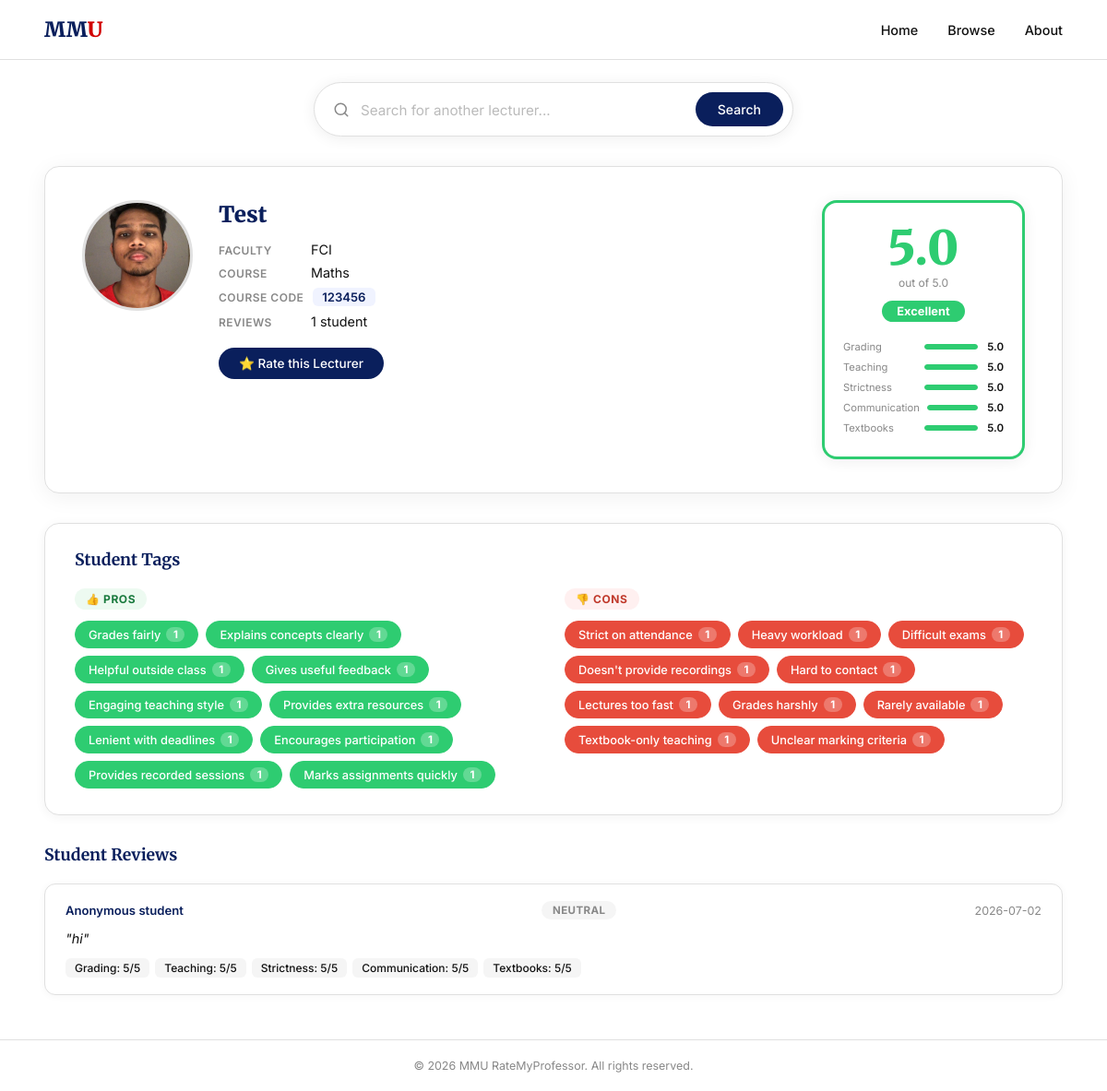
The app's page /lecturer/1 (signed in) with its own data.
### tables this page shows
CREATE TABLE lecturers (
            id         INTEGER PRIMARY KEY AUTOINCREMENT,
            name       TEXT NOT NULL,
            faculty_id INTEGER NOT NULL,
            image      TEXT,
            FOREIGN KEY (faculty_id) REFERENCES faculties(id)
        );

CREATE TABLE tags (
            id    INTEGER PRIMARY KEY AUTOINCREMENT,
            label TEXT NOT NULL UNIQUE,
            type  TEXT NOT NULL CHECK(type IN ('pro', 'con'))
        );

CREATE TABLE ratings (
            id            INTEGER PRIMARY KEY AUTOINCREMENT,
            lecturer_id   INTEGER NOT NULL,
            student_id    TEXT NOT NULL,
            comment       TEXT,
            submitted_at  DATETIME DEFAULT CURRENT_TIMESTAMP,
            FOREIGN KEY (lecturer_id) REFERENCES lecturers(id)
        );

### app.py (the view)
@app.route("/lecturer/<int:lecturer_id>")
def profile_page(lecturer_id):
    lecturer = get_one_lecturer(lecturer_id)
    if lecturer is None:
        return "Lecturer not found", 404
    conn = connect_db()
    reviews = conn.execute("""
        SELECT
            r.id, r.student_id, r.comment, r.submitted_at,
            MAX(CASE WHEN rc.name = 'grading'       THEN rs.score END) AS grading,
            MAX(CASE WHEN rc.name = 'teaching'      THEN rs.score END) AS teaching,
            MAX(CASE WHEN rc.name = 'strictness'    THEN rs.score END) AS strictness,
            MAX(CASE WHEN rc.name = 'communication' THEN rs.score END) AS communication,
            MAX(CASE WHEN rc.name = 'textbooks'     THEN rs.score END) AS textbooks,
            ra.sentiment,
            ra.sentiment_score
        FROM ratings r
        LEFT JOIN rating_scores     rs ON r.id        = rs.rating_id
        LEFT JOIN rating_categories rc ON rs.category_id = rc.id
        LEFT JOIN rating_analysis   ra ON r.id        = ra.rating_id
        WHERE r.lecturer_id = ?
        GROUP BY r.id
        ORDER BY r.submitted_at DESC
    """, (lecturer_id,)).fetchall()
    current_student = session.get("student_id")
    tags = conn.execute("""
        SELECT
            t.id,
            t.label,
            t.type,
            COUNT(tv.id) AS vote_count,
            MAX(CASE WHEN tv.student_id = ? THEN 1 ELSE 0 END) AS voted
        FROM tags t
        LEFT JOIN tag_votes tv ON t.id = tv.tag_id AND tv.lecturer_id = ?
        GROUP BY t.id
        ORDER BY t.type DESC, vote_count DESC
    """, (current_student or "", lecturer_id)).fetchall()
    conn.close()
    pros = [t for t in tags if t["type"] == "pro"]
    cons = [t for t in tags if t["type"] == "con"]
    return render_template("profile.html", lecturer=lecturer, reviews=reviews,
                           pros=pros, cons=cons, is_student=is_student())

### app.py (called while the page is built)
def connect_db():
    conn = sqlite3.connect(DB_FILE)
    conn.row_factory = sqlite3.Row
    return conn

def is_student():
    return "student_id" in session

### templates/profile.html (shortened to what this page needs)
<!DOCTYPE html>
<html lang="en">
<head>
  <link rel="stylesheet" href="/static/styles.css" />
</head>
<body>
  <header class="navbar">
    <div class="nav-logo">
      <a href="/" style="text-decoration:none;"><span class="mm">MM</span><span class="u">U</span></a>
    </div>
    <nav class="nav-links">
      <a href="/">Home</a>
      <a href="#">Browse</a>
      <a href="#">About</a>
    </nav>
  </header>
  <div class="profile-search-row">
    <div class="search-bar profile-search-bar" id="profile-search-bar">
      <svg class="search-icon" xmlns="http://www.w3.org/2000/svg" viewBox="0 0 24 24" fill="none"
        stroke="currentColor" stroke-width="2" stroke-linecap="round" stroke-linejoin="round">
        <circle cx="11" cy="11" r="8" /><line x1="21" y1="21" x2="16.65" y2="16.65" />
      </svg>
      <div class="autocomplete-wrapper">
        <input type="text" id="ps-input" placeholder="Search for another lecturer..." autocomplete="off" />
      </div>
      <button class="search-btn" onclick="psSearch()">Search</button>
    </div>
  </div>
  <main class="profile-main">
    <div class="profile-card">
      <div class="profile-left">
        <div class="profile-photo-wrap">
          {% if lecturer.image %}
            <img src="/static/uploads/{{ lecturer.image }}" alt="{{ lecturer.name }}" class="profile-photo" />
          {% else %}
            <div class="profile-photo-placeholder">👤</div>
          {% endif %}
        </div>
        <div class="profile-info">
          <h1 class="profile-name">{{ lecturer.name }}</h1>
          <div class="profile-meta">
            {% if lecturer.faculty %}
            <div class="meta-row">
              <span class="meta-label">Faculty</span>
              <span class="meta-value">{{ lecturer.faculty }}</span>
            </div>
            {% endif %}
            {% if lecturer.course %}
            <div class="meta-row">
              <span class="meta-label">Course</span>
              <span class="meta-value">{{ lecturer.course }}</span>
            </div>
            {% endif %}
            {% if lecturer.course_code %}
            <div class="meta-row">
              <span class="meta-label">Course Code</span>
              <span class="meta-value code-badge">{{ lecturer.course_code }}</span>
            </div>
            {% endif %}
            <div class="meta-row">
              <span class="meta-label">Reviews</span>
              <span class="meta-value">{{ lecturer.review_count }} student{{ "s" if lecturer.review_count != 1 }}</span>
            </div>
          </div>
          <a href="/rate/{{ lecturer.id }}" class="rate-btn">⭐ Rate this Lecturer</a>
        </div>
      </div>
      <div class="profile-right">
        {% set score = lecturer.overall %}
        {% if score %}
          {% if score >= 4.0 %}
            {% set color = "#2ecc71" %}
            {% set label = "Excellent" %}
          {% elif score >= 3.0 %}
            {% set color = "#27ae60" %}
            {% set label = "Good" %}
          {% elif score >= 2.0 %}
            {% set color = "#f39c12" %}
            {% set label = "Average" %}
          {% else %}
            {% set color = "#e74c3c" %}
            {% set label = "Poor" %}
          {% endif %}
        {% else %}
          {% set color = "#cccccc" %}
          {% set label = "No ratings yet" %}
        {% endif %}
        <div class="rating-box" style="border-color: {{ color }};">
          <div class="rating-score" style="color: {{ color }};">
            {{ score if score else "—" }}
          </div>
          <div class="rating-out-of">out of 5.0</div>
          <div class="rating-label" style="background: {{ color }};">{{ label }}</div>
          <div class="rating-breakdown">
            {% for cat, val in [
              ("Grading",       lecturer.avg_grading),
              ("Teaching",      lecturer.avg_teaching),
              ("Strictness",    lecturer.avg_strictness),
              ("Communication", lecturer.avg_communication),
              ("Textbooks",     lecturer.avg_textbooks)
            ] %}
            <div class="breakdown-row">
              <span class="breakdown-label">{{ cat }}</span>
              <div class="breakdown-bar-wrap">
                <div class="breakdown-bar" style="width: {{ ((val or 0) / 5 * 100)|round }}%; background: {{ color }};"></div>
              </div>
              <span class="breakdown-val">{{ val if val else "—" }}</span>
            </div>
            {% endfor %}
          </div>
        </div>
      </div>
    </div>
    <div class="tags-section">
      <div class="tags-header">
        <h2 class="tags-title">Student Tags</h2>
      </div>
      <div class="tags-columns">
        <div class="tags-group">
          <div class="tags-group-label tags-group-label--pro">👍 Pros</div>
          <div class="tags-list" id="pros-list">
            {% for tag in pros %}
            <button
              class="tag-chip tag-chip--pro {% if tag.voted %}tag-chip--active{% endif %}"
              data-tag-id="{{ tag.id }}"
              data-lecturer-id="{{ lecturer.id }}"
              onclick="voteTag(this)"
            >
              {{ tag.label }}
              <span class="tag-count" id="tag-count-{{ tag.id }}">{{ tag.vote_count }}</span>
            </button>
            {% endfor %}
          </div>
        </div>
        <div class="tags-group">
          <div class="tags-group-label tags-group-label--con">👎 Cons</div>
          <div class="tags-list" id="cons-list">
            {% for tag in cons %}
            <button
              class="tag-chip tag-chip--con {% if tag.voted %}tag-chip--active{% endif %}"
              data-tag-id="{{ tag.id }}"
              data-lecturer-id="{{ lecturer.id }}"
              onclick="voteTag(this)"
            >
              {{ tag.label }}
              <span class="tag-count" id="tag-count-{{ tag.id }}">{{ tag.vote_count }}</span>
            </button>
            {% endfor %}
          </div>
        </div>
      </div>
    </div>
    {% if reviews %}
    <div class="reviews-section">
      <h2 class="reviews-title">Student Reviews</h2>
      {% for r in reviews %}
      <div class="review-card">
        <div class="review-header">
          <span class="review-id">Anonymous student</span>
          {% if r.sentiment %}
          <span class="sentiment-badge sentiment-{{ r.sentiment|lower }}">{{ r.sentiment }}</span>
          {% endif %}
          <span class="review-date">{{ r.submitted_at[:10] }}</span>
        </div>
        {% if r.comment %}
        <p class="review-comment">"{{ r.comment }}"</p>
        {% endif %}
        <div class="review-scores">
          {% for label, val in [("Grading", r.grading), ("Teaching", r.teaching),
            ("Strictness", r.strictness), ("Communication", r.communication), ("Textbooks", r.textbooks)] %}
          <span class="score-chip">{{ label }}: {{ val }}/5</span>
          {% endfor %}
        </div>
      </div>
      {% endfor %}
    </div>
    {% endif %}
  </main>
  <footer class="footer">
    <p>&copy; 2026 MMU RateMyProfessor. All rights reserved.</p>
  </footer>
</body>
</html>

### records on screen
lecturers: image (picture), name "Test"
tags: label "Grades fairly", vote_count "1"
tags: label "Explains concepts clearly", vote_count "1"
tags: label "Helpful outside class", vote_count "1"
tags: label "Gives useful feedback", vote_count "1"
tags: label "Engaging teaching style", vote_count "1"
tags: label "Provides extra resources", vote_count "1"
tags: label "Lenient with deadlines", vote_count "1"
tags: label "Encourages participation", vote_count "1"
tags: label "Provides recorded sessions", vote_count "1"
tags: label "Marks assignments quickly", vote_count "1"
tags: label "Strict on attendance", vote_count "1"
tags: label "Heavy workload", vote_count "1"
tags: label "Difficult exams", vote_count "1"
tags: label "Doesn't provide recordings", vote_count "1"
tags: label "Hard to contact", vote_count "1"
tags: label "Lectures too fast", vote_count "1"
tags: label "Grades harshly", vote_count "1"
tags: label "Rarely available", vote_count "1"
tags: label "Textbook-only teaching", vote_count "1"
tags: label "Unclear marking criteria", vote_count "1"
ratings: sentiment "NEUTRAL", submitted_at "2026-07-02", comment "hi", label "Grading" "Teaching" "Strictness" "Communication" "Textbooks", val "5" "5" "5" "5" "5"

### other values on screen
{{ lecturer.faculty }} "FCI"
{{ lecturer.course }} "Maths"
{{ lecturer.course_code }} "123456"
{{ lecturer.review_count }} "1"
{{ score if score else "—" }} "5.0"
{{ label }} "Excellent"
{{ cat }} "Grading" "Teaching" "Strictness" "Communication" "Textbooks"
{{ val if val else "—" }} "5.0" "5.0" "5.0" "5.0" "5.0"
